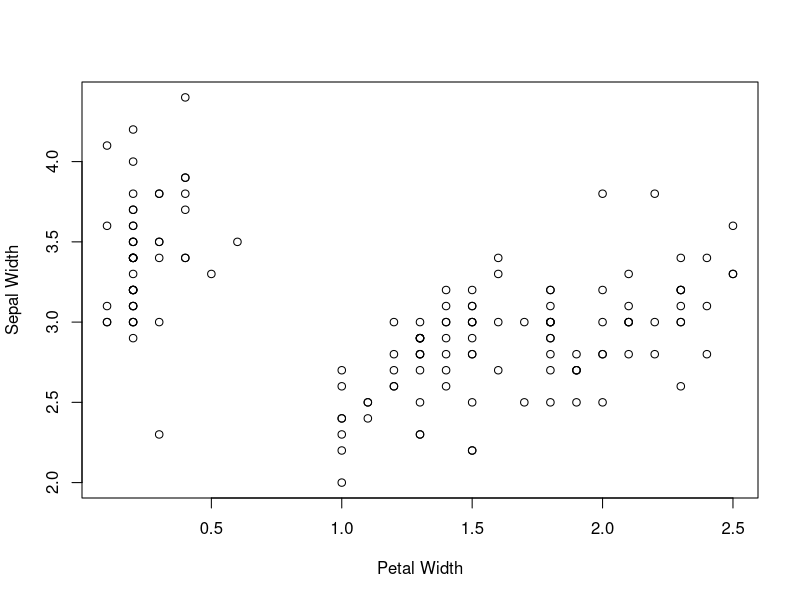

Write R code to recreate this figure.
pdf("iris.pdf", pointsize = 9, height = 4, width = 6)
plot(Sepal.Width ~ Petal.Width, data = iris,
     xlab = "Petal Width", ylab = "Sepal Width")